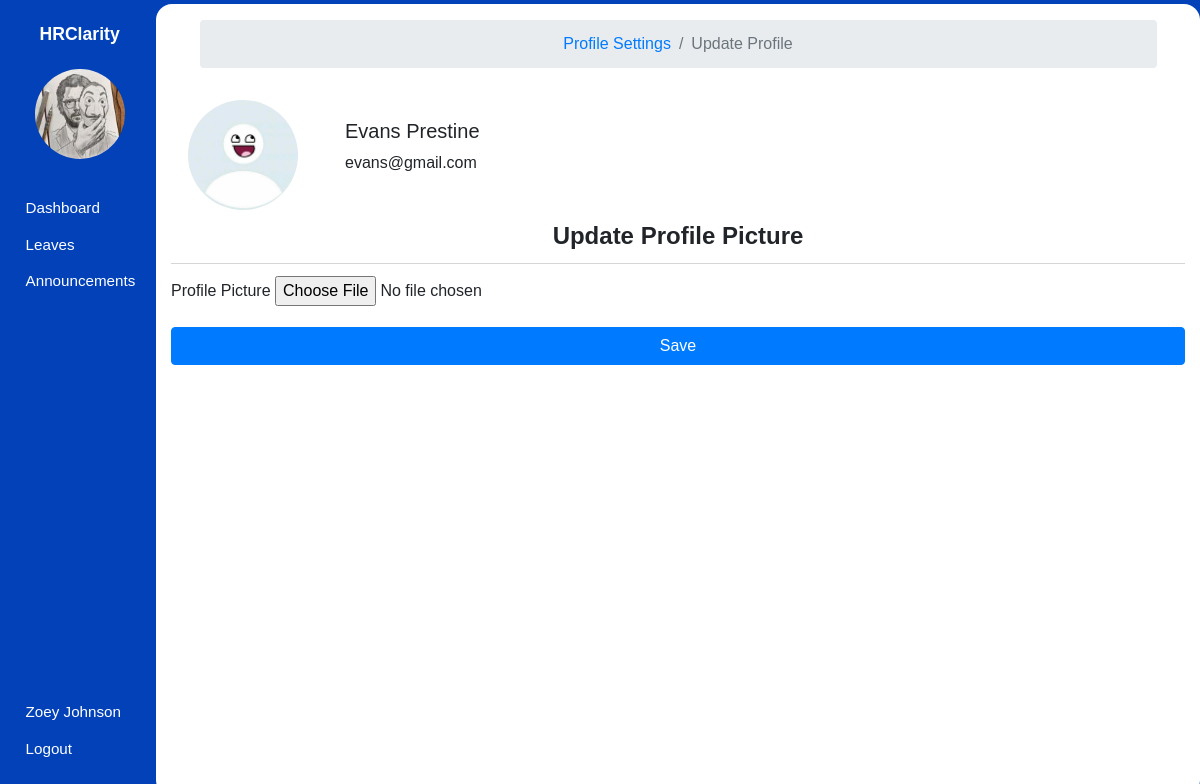
Screenshot of /user/update_profile/4 (signed in) with the database file from the repository.
### hrms/models.py (models this page shows, shortened)
class User(db.Model, UserMixin):
    id = db.Column(db.Integer, primary_key=True)
    first_name = db.Column(db.String(80), nullable=False)
    last_name = db.Column(db.String(120), nullable=False)
    dob = db.Column(db.Date, nullable=False)
    gender = db.Column(db.String(7), nullable=False)
    email_address = db.Column(db.String(120), nullable=False)
    phone_number = db.Column(db.String(20), nullable=False)
    national_id = db.Column(db.Integer, nullable=False)
    user_level = db.Column(db.Integer, nullable=False, default=1)
    user_type = db.Column(db.String(10), nullable=False, default='employee')
    password = db.Column(db.String(60), nullable=False)
    image_file = db.Column(db.String(20), nullable=False, default='default.jpg')
    leaves = db.relationship('Leave')
    occupation_id = db.Column(db.Integer, db.ForeignKey('occupation.id'), nullable=False)

### hrms/users/routes.py (the view, shortened to what this page needs)
@user.route('/user/update_profile/<int:employee_id>', methods=['GET', 'POST'])
def update_profile(employee_id):
    employee = User.query.get_or_404(employee_id)
    profile_picture = get_profile_picture(employee_id=employee_id)
    form = UpdateProfilePictureForm()
    return render_template('update_profile.html', page_title='Update Profile', form=form, profile_picture=profile_picture, user=employee)

### hrms/users/forms.py
class UpdateProfilePictureForm(FlaskForm):
    profile_picture = FileField('Profile Picture', validators=[FileAllowed(['jpg', 'png'])])
    submit = SubmitField('Save', render_kw={"class":"btn btn-primary btn-block"})

### hrms/models.py (called while the page is built)
@login_manager.user_loader
def load_user(user_id):
    user = User.query.filter_by(id=user_id).first()
    return user

### hrms/users/routes.py (called while the page is built)
def get_profile_picture(employee_id):
    user = User.query.get_or_404(employee_id)
    profile_picture = url_for('static', filename='images/profile_pictures/' + user.image_file)
    return profile_picture

### hrms/templates/update_profile.html (shortened to what this page needs)
{% extends "main_layout.html" %} {% block body %}
<section class="app">
  {% include "aside.html" %}
  <main>
    <div class="main_container container-fluid login">
      <div class="body">
        <nav aria-label="breadcrumb" class="row justify-content-center mt-3 mb-3">
            <ol class="breadcrumb col col-lg-11 d-flex justify-content-center">
                <li class="breadcrumb-item"><a href="{{ url_for('user.profile_settings', employee_id=current_user.id) }}">Profile Settings</a></li>
                <li class="breadcrumb-item active" aria-current="page">Update Profile</li>
            </ol>
        </nav>
        <div class="row">
            <div class="col col-lg-2 text-center">
                <img class="rounded-circle" src="{{ profile_picture }}" alt="User's Picture" width="110" height="110">
            </div>
            <div class="col col-lg-10 d-flex flex-column justify-content-center">
                <h5>{{ current_user.first_name }} {{ current_user.last_name }}</h5>
                <p>{{ current_user.email_address }}</p>
            </div>
        </div>
        <form action="" method="post" enctype="multipart/form-data">
            <h1>Update Profile Picture</h1>
            <div class="form-group">
                {{ form.profile_picture.label }}
                {{ form.profile_picture }}
            </div>
            <div class="row">
                <div class="col">{{ form.submit }}</div>
            </div>
        </form>
      </div>
    </div>
  </main>
</section>
{% endblock body %}

### hrms/templates/aside.html (shortened to what this page needs)
<aside>
  <h1 class="mt-3">HRClarity</h1>
  <div class="container text-center mt-4">
    <img src="{{ url_for('static', filename='images/profile_pictures/' ~ current_user.image_file ) }}" alt="Employee" class="rounded-circle" width="90" height="90" />
  </div>
  <div class="links">
    <ul>
      {% if current_user.user_level == 1 %}
        <li>
            <a href="{{ url_for('employee.employee_dashboard') }}">
                <span class="icon icon-home"></span>
                <span>Dashboard</span>
            </a>
        </li>
        <li>
            <a href="{{ url_for('leaves.employee_view_leaves') }}">
                <span class="icon icon-car"></span>
                <span>Leaves</span>
            </a>
        </li>
        <li>
            <a href="{{ url_for('announcements.employee_view_announcements') }}">
                <span class="icon icon-speaker"></span>
                <span>Announcements</span>
            </a>
        </li>
      {% endif %}
    </ul>
    <ul>
      <li>
        <a href="{{ url_for('user.profile_settings', employee_id=current_user.id) }}">
            <span class="icon icon-user"></span>
            <span>{{ user.first_name }} {{ user.last_name }}</span>
        </a>
      </li>
      <li>
        <a href="{{ url_for('user.logout') }}">
            <span class="icon icon-power-off"></span>
            <span>Logout</span>
        </a>
      </li>
    </ul>
  </div>
</aside>

### hrms/static/css/icomoon.css (style rules this page uses)
[class^="icon-"], [class*=" icon-"] { font-family: 'icomoon' !important; speak: none; font-style: normal; font-weight: normal; font-variant: normal; text-transform: none; line-height: 1; -webkit-font-smoothing: antialiased; -moz-osx-font-smoothing: grayscale; }
.icon-user:before { content: "\f007"; }
.icon-power-off:before { content: "\f011"; }
.icon-home:before { content: "\f015"; }
.icon-car:before { content: "\f1b9"; }
.icon-speaker:before { content: "\e32d"; }

### hrms/static/css/styles.css (style rules this page uses)
* { font-family: sans-serif, Arial, Helvetica; padding: 0; margin: 0; }
form h1 { border-bottom: 1px solid rgb(214, 214, 214); font-size: 1.5em; font-weight: bold; text-align: center; padding: 0.5em 0; margin: 0 0 0.5em; }
nav, nav .container, nav .container ul { display: flex; align-items: center; }
.app { background: #0241b8; height: 100vh; display: flex; align-items: center; }
.app aside { width: 13%; height: 100%; padding: 0.5em 0 0.2em 0.2em; color: #fff; }
.app aside h1 { font-size: 1.1em; font-weight: bold; text-align: center; }
.app aside .links ul { list-style: none; }
.app aside .links ul li { margin: 0.1em 0; padding: 6px; }
.app aside .links ul li a { text-decoration: none; color: #ffffff; display: flex; align-items: center; }
.app aside .links ul:nth-of-type(1) { margin: 2em 0; }
.app aside .links ul:nth-of-type(2) { position: absolute; bottom: 1em; }
.app aside .links .icon { margin: 0 0.3em 0 0; }
.app aside .links a span:nth-of-type(2), .app aside .links .icon { font-size: 0.95em; }
.app main { width: 87%; height: 99vh; overflow-y: auto; z-index: 5; }
.app main .main_container { border-radius: 16px; background: #fff; padding-bottom: 12px; height: 100%; overflow: auto; }

### rows the page displays
User: image_file (picture), first_name "Evans", last_name "Prestine", email_address "evans@gmail.com"
User: first_name "Zoey", last_name "Johnson"
